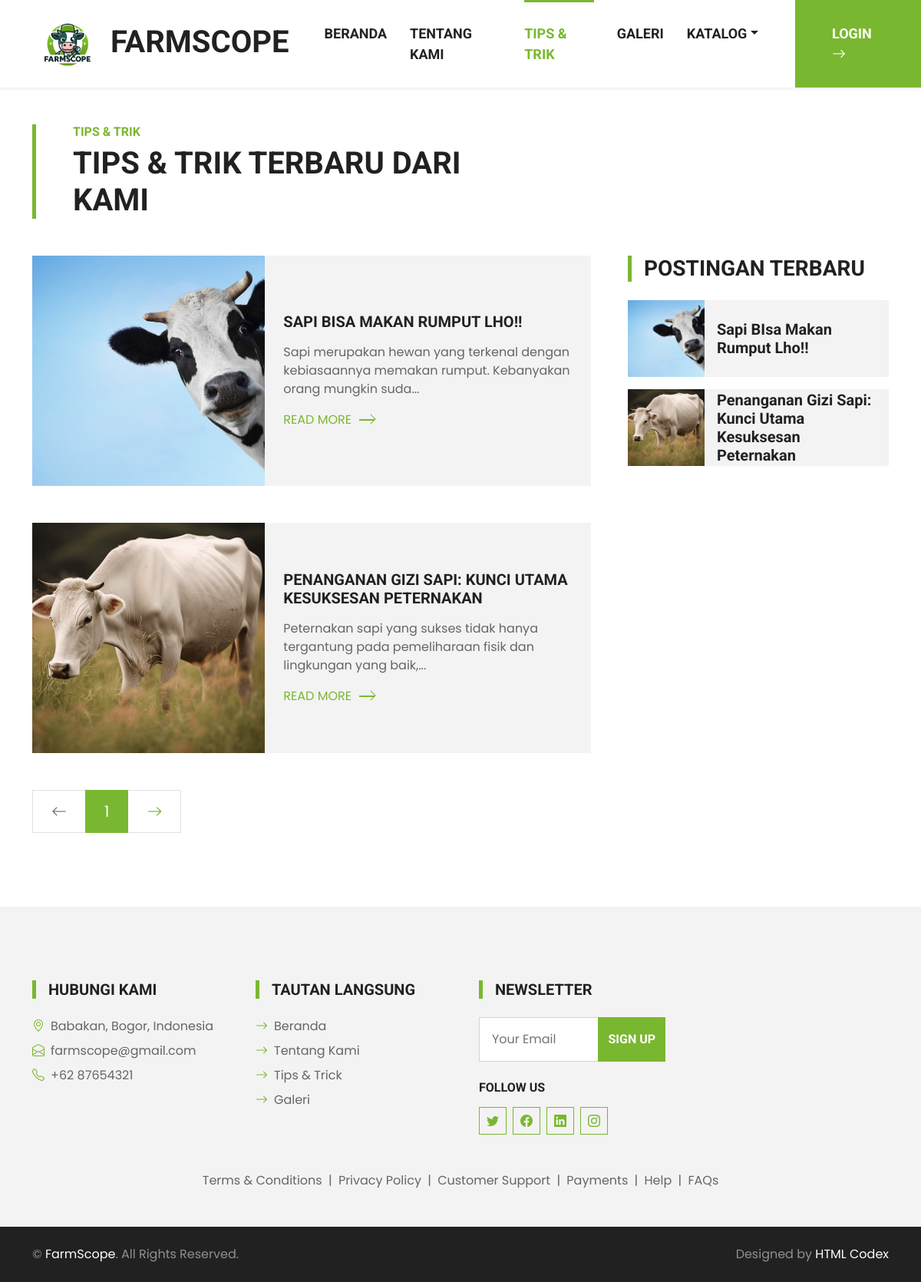
Screenshot of /tips&trik.php with the database file from the repository.
### tables this page shows
CREATE TABLE `articles` (
  `id` int(11) NOT NULL,
  `gambar` varchar(100) NOT NULL,
  `judul` varchar(100) NOT NULL,
  `konten` text NOT NULL
);

### tips&trik.php (the view, shortened to what this page needs)
<!DOCTYPE html>
<html lang="en">
<head>
    <link href="https://cdn.jsdelivr.net/npm/bootstrap-icons@1.4.1/font/bootstrap-icons.css" rel="stylesheet">
    <link href="lib/flaticon/font/flaticon.css" rel="stylesheet">
    <link href="lib/owlcarousel/assets/owl.carousel.min.css" rel="stylesheet">
    <link href="css/bootstrap.min.css" rel="stylesheet">
    <link href="css/style.css" rel="stylesheet">
</head>
<body>
    <nav class="navbar navbar-expand-lg bg-white navbar-light shadow-sm py-3 py-lg-0 px-3 px-lg-0">
        <a href="index.html" class="navbar-brand ms-lg-5">
            <h1 class="m-0 text-uppercase text-dark"><img src="img/icon/logo.png" alt="Ikon Sapi" width="80" height="80" class="me-3"></i>FarmScope</h1>
        </a>
        <div class="collapse navbar-collapse" id="navbarCollapse">
            <div class="navbar-nav ms-auto py-0">
                <a href="index.php" class="nav-item nav-link">Beranda</a>
                <a href="tentangkami.html" class="nav-item nav-link">Tentang Kami</a>
                <a href="tips&trik.php" class="nav-item nav-link active">Tips & Trik</a>
                <a href="galeri.php" class="nav-item nav-link">Galeri</a>
                <div class="nav-item dropdown">
                    <a href="#" class="nav-link dropdown-toggle" data-bs-toggle="dropdown">Katalog</a>
                </div>
                <a href="login.php" class="nav-item nav-link nav-contact bg-primary text-white px-5 ms-lg-5">Login <i class="bi bi-arrow-right"></i></a>
            </div>
        </div>
    </nav>
       <div class="container py-5">
            <div class="border-start border-5 border-primary ps-5 mb-5" style="max-width: 600px;">
                <h6 class="text-primary text-uppercase">Tips & Trik</h6>
                <h1 class="display-6 text-uppercase mb-0">Tips & Trik Terbaru dari Kami</h1>
            </div>
        <div class="row g-5">
            <div class="col-lg-8">
                <div class="blog-item mb-5">
                <?php
                    include 'servernya/tes_koneksi.php';
                    $sql = "SELECT * FROM articles";
                    $result = $conn->query($sql);
                    if ($result->num_rows > 0) {
                        while ($row = $result->fetch_assoc()) {
                            echo '<div class="blog-item mb-5">';
                            echo '<div class="row g-0 bg-light overflow-hidden">';
                            echo '<div class="col-12 col-sm-5 h-100">';
                            echo '<img src="admin/assets/components/' . $row['gambar'] . '" class="img-fluid h-100" style="object-fit: cover;" alt="' . $row['judul'] . '">';
                            echo '</div>';
                            echo '<div class="col-12 col-sm-7 h-100 d-flex flex-column justify-content-center">';
                            echo '<div class="p-4">';
                            echo '<h5 class="text-uppercase mb-3">' . $row["judul"] . '</h5>';
                            echo '<p>' . substr($row['konten'], 0, 100) . '...</p>';
                            echo '<a class="text-primary text-uppercase" href="detail_tips&trik.php?id=' . $row['id'] .'"> Read More<i class="bi bi-chevron-right"></i></a>';
                            echo '</div>';
                            echo '</div>';
                            echo '</div>';
                            echo '</div>';
                        }
                    } else {
                        echo "No results found";
                    }
                    ?>
                    </div>
                    <nav aria-label="Page navigation">
                        <ul class="pagination pagination-lg m-0">
                        <li class="page-item disabled">
                            <a class="page-link rounded-0" href="#" aria-label="Previous">
                            <span aria-hidden="true"><i class="bi bi-arrow-left"></i></span>
                            </a>
                        </li>
                        <li class="page-item active"><a class="page-link" href="#">1</a></li>
                        <li class="page-item">
                            <a class="page-link rounded-0" href="#" aria-label="Next">
                            <span aria-hidden="true"><i class="bi bi-arrow-right"></i></span>
                            </a>
                        </li>
                        </ul>
                    </nav>
                </div>
            <div class="col-lg-4">
                <div class="mb-5">
                    <h3 class="text-uppercase border-start border-5 border-primary ps-3 mb-4">Postingan Terbaru</h3>
                    <?php
                    include 'servernya/tes_koneksi.php';
                    $sql = "SELECT * FROM articles";
                    $result = $conn->query($sql);
                    if ($result->num_rows > 0) {
                        while ($row = $result->fetch_assoc()) {
                            echo '<div class="d-flex overflow-hidden mb-3">';
                                echo '<img class="img-fluid" src="admin/assets/components/' . $row['gambar'] . '" style="width: 100px; height: 100px; object-fit: cover;" alt="">';
                                echo '<a href="detail_tips&trik.php?id='. $row['id'] .'" class="h5 d-flex align-items-center bg-light px-3 mb-0">' . $row["judul"] .
                                '</a>';
                            echo '</div>';
                        }
                    } else {
                        echo "No results found";
                    }
                    ?>
                </div>
            </div>
        </div>
    </div>
    <div class="container-fluid bg-light mt-5 py-5">
        <div class="container pt-5">
            <div class="row g-5">
                <div class="col-lg-3 col-md-6">
                    <h5 class="text-uppercase border-start border-5 border-primary ps-3 mb-4">Hubungi Kami</h5>
                    <p class="mb-2"><i class="bi bi-geo-alt text-primary me-2"></i>Babakan, Bogor, Indonesia</p>
                    <p class="mb-2"><i class="bi bi-envelope-open text-primary me-2"></i>farmscope@gmail.com</p>
                    <p class="mb-0"><i class="bi bi-telephone text-primary me-2"></i>+62 87654321</p>
                </div>
                <div class="col-lg-3 col-md-6">
                    <h5 class="text-uppercase border-start border-5 border-primary ps-3 mb-4">Tautan Langsung</h5>
                    <div class="d-flex flex-column justify-content-start">
                        <a class="text-body mb-2" href="index.php"><i class="bi bi-arrow-right text-primary me-2"></i>Beranda</a>
                        <a class="text-body mb-2" href="tentangkami.html"><i class="bi bi-arrow-right text-primary me-2"></i>Tentang Kami</a>
                        <a class="text-body mb-2" href="tips&trik.php"><i class="bi bi-arrow-right text-primary me-2"></i>Tips & Trick</a>
                        <a class="text-body mb-2" href="galeri.php"><i class="bi bi-arrow-right text-primary me-2"></i>Galeri</a>
                    </div>
                </div>
                <div class="col-lg-3 col-md-6">
                    <h5 class="text-uppercase border-start border-5 border-primary ps-3 mb-4">Newsletter</h5>
                    <form action="">
                        <div class="input-group">
                            <input type="text" class="form-control p-3" placeholder="Your Email">
                            <button class="btn btn-primary">Sign Up</button>
                        </div>
                    </form>
                    <h6 class="text-uppercase mt-4 mb-3">Follow Us</h6>
                    <div class="d-flex">
                        <a class="btn btn-outline-primary btn-square me-2" href="#"><i class="bi bi-twitter"></i></a>
                        <a class="btn btn-outline-primary btn-square me-2" href="#"><i class="bi bi-facebook"></i></a>
                        <a class="btn btn-outline-primary btn-square me-2" href="#"><i class="bi bi-linkedin"></i></a>
                        <a class="btn btn-outline-primary btn-square" href="#"><i class="bi bi-instagram"></i></a>
                    </div>
                </div>
                <div class="col-12 text-center text-body">
                    <a class="text-body" href="">Terms & Conditions</a>
                    <span class="mx-1">|</span>
                    <a class="text-body" href="">Privacy Policy</a>
                    <span class="mx-1">|</span>
                    <a class="text-body" href="">Customer Support</a>
                    <span class="mx-1">|</span>
                    <a class="text-body" href="">Payments</a>
                    <span class="mx-1">|</span>
                    <a class="text-body" href="">Help</a>
                    <span class="mx-1">|</span>
                    <a class="text-body" href="">FAQs</a>
                </div>
            </div>
        </div>
    </div>
    <div class="container-fluid bg-dark text-white-50 py-4">
        <div class="container">
            <div class="row g-5">
                <div class="col-md-6 text-center text-md-start">
                    <p class="mb-md-0">&copy; <a class="text-white" href="index.php">FarmScope</a>. All Rights Reserved.</p>
                </div>
                <div class="col-md-6 text-center text-md-end">
                    <p class="mb-0">Designed by <a class="text-white" href="https://htmlcodex.com">HTML Codex</a></p>
                </div>
            </div>
        </div>
    </div>
</body>
</html>

### css/style.css (style rules this page uses)
:root { --primary: #7AB730; --secondary: #FFD33C; --light: #F3F3F3; --dark: #212121; }
* { margin: 0; padding: 0; box-sizing: border-box; }
body { font-family: 'Poppins', sans-serif; }
.btn { font-family: 'Roboto', sans-serif; text-transform: uppercase; font-weight: 700; transition: .5s; }
.btn-primary { color: #FFFFFF; }
.btn-square { width: 36px; height: 36px; }
.btn-square, .btn-sm-square, .btn-lg-square { padding-left: 0; padding-right: 0; text-align: center; }
.navbar-light .navbar-nav .nav-link { font-family: 'Roboto', sans-serif; position: relative; margin-left: 30px; padding: 30px 0; font-size: 18px; font-weight: 700; text-transform: uppercase; color: var(--dark); outline: none; transition: .5s; }
.navbar-light .navbar-nav .nav-link:hover, .navbar-light .navbar-nav .nav-link.active { color: var(--primary); }
@media (min-width: 992px) { .navbar-light .navbar-nav .nav-link::before { position: absolute; content: ""; width: 0; height: 7px; top: -4px; left: 50%; background: var(--primary); transition: .5s; } }
@media (min-width: 992px) { .navbar-light .navbar-nav .nav-link:hover::before, .navbar-light .navbar-nav .nav-link.active::before { width: 100%; left: 0; } }
@media (min-width: 992px) { .navbar-light .navbar-nav .nav-link.nav-contact::before { width: 100%; height: 1px; top: -1px; left: 0; } }
@media (min-width: 576px) { .blog-item .row { height: 300px; } }
.blog-item a i { position: relative; padding-left: 20px; transition: .3s; }
.blog-item a i::after { position: absolute; content: ""; width: 20px; height: 2px; top: 50%; left: 10px; margin-top: -1px; background: var(--primary); transition: .3s; }

### rows the page displays
articles: gambar (picture), judul "SAPI BISA MAKAN RUMPUT LHO!!", konten "Sapi merupakan hewan yang terkenal dengan kebiasaannya memakan rumput. Kebanyakan orang mungkin suda", judul "Sapi BIsa Makan Rumput Lho!!"
articles: gambar (picture), judul "PENANGANAN GIZI SAPI: KUNCI UTAMA KESUKSESAN PETERNAKAN", konten "Peternakan sapi yang sukses tidak hanya tergantung pada pemeliharaan fisik dan lingkungan yang baik,", judul "Penanganan Gizi Sapi: Kunci Utama Kesuksesan Peternakan"
